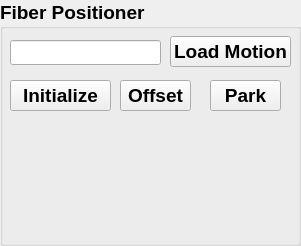
     <widget class="QGroupBox" name="group_gfa_2">
      <property name="geometry">
       <rect>
        <x>330</x>
        <y>144</y>
        <width>301</width>
        <height>246</height>
       </rect>
      </property>
      <property name="font">
       <font>
        <family>Arial</family>
        <pointsize>14</pointsize>
        <weight>75</weight>
        <bold>true</bold>
        <strikeout>false</strikeout>
       </font>
      </property>
      <property name="title">
       <string>Fiber Positioner</string>
      </property>
      <widget class="QPushButton" name="pushbtn_FBP_offset">
       <property name="geometry">
        <rect>
         <x>120</x>
         <y>80</y>
         <width>71</width>
         <height>31</height>
        </rect>
       </property>
       <property name="font">
        <font>
         <family>Arial</family>
         <pointsize>14</pointsize>
         <weight>75</weight>
         <bold>true</bold>
         <strikeout>false</strikeout>
        </font>
       </property>
       <property name="toolTip">
        <string/>
       </property>
       <property name="text">
        <string>Offset</string>
       </property>
      </widget>
      <widget class="QLineEdit" name="lineEdit">
       <property name="geometry">
        <rect>
         <x>10</x>
         <y>40</y>
         <width>151</width>
         <height>25</height>
        </rect>
       </property>
       <property name="font">
        <font>
         <family>Arial</family>
         <pointsize>14</pointsize>
         <weight>50</weight>
         <bold>false</bold>
         <strikeout>false</strikeout>
        </font>
       </property>
      </widget>
      <widget class="QPushButton" name="pushbtn_FBP_mp_load">
       <property name="geometry">
        <rect>
         <x>170</x>
         <y>36</y>
         <width>121</width>
         <height>31</height>
        </rect>
       </property>
       <property name="text">
        <string>Load Motion</string>
       </property>
      </widget>
      <widget class="QPushButton" name="pushbtn_adc_initialize_3">
       <property name="geometry">
        <rect>
         <x>10</x>
         <y>80</y>
         <width>101</width>
         <height>31</height>
        </rect>
       </property>
       <property name="font">
        <font>
         <family>Arial</family>
         <pointsize>14</pointsize>
         <weight>75</weight>
         <bold>true</bold>
         <strikeout>false</strikeout>
        </font>
       </property>
       <property name="toolTip">
        <string>&lt;html&gt;&lt;head/&gt;&lt;body&gt;&lt;p&gt;To set the information of the observation&lt;/p&gt;&lt;/body&gt;&lt;/html&gt;</string>
       </property>
       <property name="text">
        <string>Initialize</string>
       </property>
      </widget>
      <widget class="QPushButton" name="pushbtn_FBP_offset_2">
       <property name="geometry">
        <rect>
         <x>210</x>
         <y>80</y>
         <width>71</width>
         <height>31</height>
        </rect>
       </property>
       <property name="font">
        <font>
         <family>Arial</family>
         <pointsize>14</pointsize>
         <weight>75</weight>
         <bold>true</bold>
         <strikeout>false</strikeout>
        </font>
       </property>
       <property name="toolTip">
        <string/>
       </property>
       <property name="text">
        <string>Park</string>
       </property>
      </widget>
     </widget>
